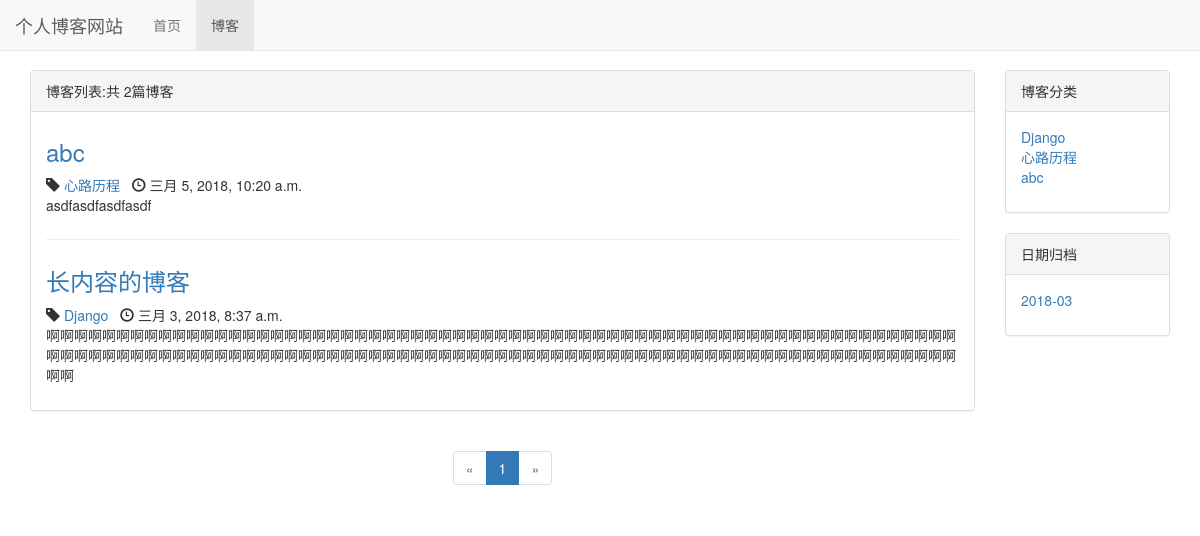
Before: /blog/ with the older database file.
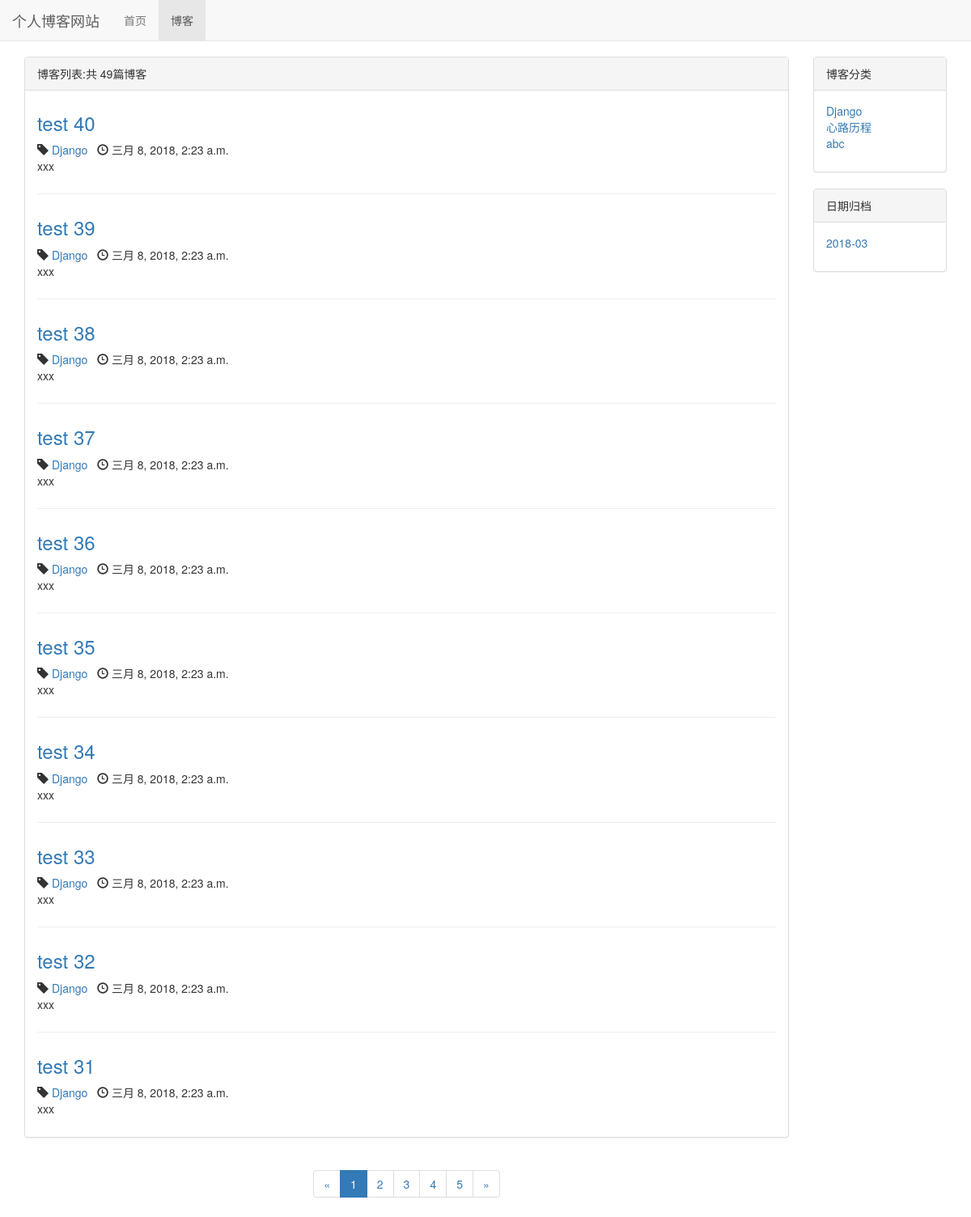
After: the same page with the newer database file.
### blog/models.py (models this page shows, shortened)
class Blog(models.Model, ReadNumExpandMethod):
    title = models.CharField(max_length=50)
    blog_type = models.ForeignKey(BlogType, on_delete=models.DO_NOTHING)
    content = RichTextUploadingField()
    author = models.ForeignKey(User, on_delete=models.DO_NOTHING)
    create_time = models.DateTimeField(auto_now_add=True)
    last_updated_time = models.DateTimeField(auto_now=True)
    class Meta:
        ordering = ['-create_time']

class BlogType(models.Model):
    type_name = models.CharField(max_length=30)
    def __str__(self):
        return self.type_name

### blog/views.py (the view)
# urls.py: path('', views.blog_list, name='blog_list'),
def blog_list(request):
    blogs_all_list = Blog.objects.all()
    paginator = Paginator(blogs_all_list, 10)  # 十个博客进行分页
    page_num = request.GET.get('page', 1)  # get请求获取页码
    page_of_blogs = paginator.get_page(page_num)
    current_page = page_of_blogs.number
    if paginator.num_pages == 1:
        page_range = [1]
    elif current_page == 1 or current_page == 2:
        if paginator.num_pages <= 5:
            page_range = list(range(1, paginator.num_pages))
        else:
            page_range = list([1, 2, 3, 4, 5])
    elif current_page == paginator.num_pages or current_page == paginator.num_pages - 1:
        if paginator.num_pages <= 5:
            page_range = list(range(1, paginator.num_pages))
        else:
            page_range = list([paginator.num_pages - 4, paginator.num_pages - 3, paginator.num_pages - 2,
                               paginator.num_pages - 1, paginator.num_pages])
    else:
        page_range = list(range(max(current_page - 1, 1), current_page)) + \
                     list(range(current_page, min(current_page + 1, paginator.num_pages) + 1))
    if page_range and page_range[0] >= 3:
        page_range.insert(0, '...')
    if page_range and paginator.num_pages - page_range[-1] >= 2:
        page_range.append('...')
    if page_range and page_range[0] != 1:
        page_range.insert(0, 1)
    if page_range and page_range[-1] != paginator.num_pages:
        page_range.append(paginator.num_pages)
    context = {}
    context['blogs'] = page_of_blogs.object_list
    context['page_of_blogs'] = page_of_blogs
    context['blog_types'] = BlogType.objects.all()
    context['page_range'] = page_range
    context['blog_dates'] = Blog.objects.dates(
        'create_time', 'month', order='DESC')
    return render_to_response('blog_list.html', context)

### templates/blog_list.html (shortened to what the changed rows need)
{% extends 'base.html' %}
{% block head_extrends %}
    <link rel="stylesheet" href="/static/blog.css"
{% endblock %}
{% block content %}
    <div class="container">
        <div class="row">
            <div class="col-sm-8 col-md-9 col-lg-10">
                <div class="panel panel-default">
                    <div class="panel-heading">{% block blog_list_title %}博客列表:共{% endblock %}
                        {% block sum_up %}{{ page_of_blogs.paginator.count }}{% endblock %}篇博客
                    </div>
                    <div class="panel-body">
                        {% for blog in blogs %}
                            <div class="blog">
                                <h3><a href="/blog/{{ blog.pk }}">
                                    {{ blog.title }}
                                </a></h3>
                                <p class="blog-info">
                                    <span class="glyphicon glyphicon-tag"></span>
                                    <a href="/blog/type/{{ blog.blog_type_id }}">{{ blog.blog_type }}</a>
                                    <span class="glyphicon glyphicon-time"></span>
                                    {{ blog.create_time }}
                                </p>
                                <p>{{ blog.content|striptags|truncatechars:132 }}</p>
                            </div>
                        {% empty %}
                            <div class="blog">
                                <h3><p>暂无博客，敬请期待</p></h3>
                            </div>
                        {% endfor %}
                    </div>
                </div>
                <div class="paginator">
                    <ul class="pagination">
                        {% for page_num in page_range %}
                            {% if page_num == page_of_blogs.number %}
                                <li class="active"><a href="?page={{ page_num }}">{{ page_num }}</a></li>
                            {% else %}
                                {% if page_num == '...' %}
                                    <li><span>{{ page_num }}</span></li>
                                {% else %}
                                    <li><a href="?page={{ page_num }}">{{ page_num }}</a></li>
                                {% endif %}
                            {% endif %}
                        {% endfor %}
                        <li>
                            {% if page_of_blogs.has_next %}
                                <a href="?page={{ page_of_blogs.next_page_number }}" aria-label="Next">
                                    <span aria-hidden="true">&raquo;</span>
                                </a>
                            {% else %}
                                <span aria-hidden="true">&raquo;</span>
                            {% endif %}
                        </li>
                    </ul>
                </div>
            </div>
            <div class="hidden-xs col-sm-4 col-md-3 col-lg-2 ">
                <div class="panel panel-default">
                    <div class="panel-body">
                        <ul class="blog-types">
                            {% for blog_type in blog_types %}
                                <li>
                                    <a href="/blog/type/{{ blog_type.id }}">{{ blog_type.type_name }}</a>
                                </li>
                            {% empty %}
                                <li>暂无分类</li>
                            {% endfor %}
                        </ul>
                    </div>
                </div>
                <div class="panel panel-default">
                    <div class="panel-body">
                        <ul class="blog-types">
                            {% for blog_date in blog_dates %}
                                <li>
                                    <a href="{%url 'blogs_with_date' blog_date.year blog_date.month %}">
                                        {{ blog_date|date:"Y-m" }}
                                    </a>
                                </li>
                            {% empty %}
                                <li>暂无分类</li>
                            {% endfor %}
                        </ul>
                    </div>
                </div>
            </div>
        </div>
    </div>
{% endblock %}

Changed rows visible on the page:
no longer on this page (row unchanged): Blog: title "abc", blog_type "心路历程", create_time "三月 5, 2018, 10:20 a.m.", content "asdfasdfasdfasdf"
no longer on this page (row unchanged): Blog: title "长内容的博客", blog_type "Django", create_time "三月 3, 2018, 8:37 a.m.", content "啊啊啊啊啊啊啊啊啊啊啊啊啊啊啊啊啊啊啊啊啊啊啊啊啊啊啊啊啊啊啊啊啊啊啊啊啊啊啊啊啊啊啊啊啊啊啊啊啊啊啊啊啊啊啊啊啊啊啊啊啊啊啊啊啊啊啊啊啊啊啊啊啊啊啊啊啊啊啊啊啊啊啊啊啊啊啊啊啊啊啊啊啊啊啊啊啊啊啊啊啊啊啊啊啊啊啊啊啊啊啊啊啊啊啊啊啊啊啊啊啊啊啊啊啊啊啊啊啊啊啊啊"
added Blog: title "test 40", blog_type "Django", create_time "三月 8, 2018, 2:23 a.m.", content "xxx"
added Blog: title "test 39", blog_type "Django", create_time "三月 8, 2018, 2:23 a.m.", content "xxx"
added Blog: title "test 38", blog_type "Django", create_time "三月 8, 2018, 2:23 a.m.", content "xxx"
added Blog: title "test 37", blog_type "Django", create_time "三月 8, 2018, 2:23 a.m.", content "xxx"
added Blog: title "test 36", blog_type "Django", create_time "三月 8, 2018, 2:23 a.m.", content "xxx"
added Blog: title "test 35", blog_type "Django", create_time "三月 8, 2018, 2:23 a.m.", content "xxx"
added Blog: title "test 34", blog_type "Django", create_time "三月 8, 2018, 2:23 a.m.", content "xxx"
added Blog: title "test 33", blog_type "Django", create_time "三月 8, 2018, 2:23 a.m.", content "xxx"
added Blog: title "test 32", blog_type "Django", create_time "三月 8, 2018, 2:23 a.m.", content "xxx"
added Blog: title "test 31", blog_type "Django", create_time "三月 8, 2018, 2:23 a.m.", content "xxx"
Other visible differences:
{{ page_of_blogs.paginator.count }}: "2" → "49"
new list line: "2"
new list line: "3"
new list line: "4"
new list line: "5"
